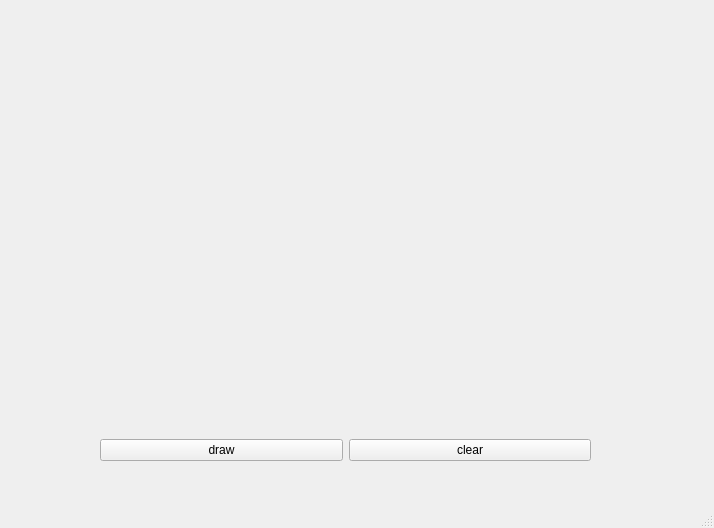
<?xml version="1.0" encoding="UTF-8"?>
<ui version="4.0">
 <class>MainWindow</class>
 <widget class="QMainWindow" name="MainWindow">
  <property name="geometry">
   <rect>
    <x>0</x>
    <y>0</y>
    <width>714</width>
    <height>528</height>
   </rect>
  </property>
  <property name="windowTitle">
   <string>MainWindow</string>
  </property>
  <widget class="QWidget" name="centralwidget">
   <widget class="QWidget" name="layoutWidget">
    <property name="geometry">
     <rect>
      <x>100</x>
      <y>420</y>
      <width>491</width>
      <height>61</height>
     </rect>
    </property>
    <layout class="QHBoxLayout" name="horizontalLayout">
     <item>
      <widget class="QPushButton" name="but1">
       <property name="text">
        <string>draw</string>
       </property>
      </widget>
     </item>
     <item>
      <widget class="QPushButton" name="but2">
       <property name="text">
        <string>clear</string>
       </property>
      </widget>
     </item>
    </layout>
   </widget>
   <widget class="PlotWidget" name="graphWidget" native="true">
    <property name="geometry">
     <rect>
      <x>39</x>
      <y>19</y>
      <width>621</width>
      <height>371</height>
     </rect>
    </property>
   </widget>
  </widget>
  <widget class="QMenuBar" name="menubar">
   <property name="geometry">
    <rect>
     <x>0</x>
     <y>0</y>
     <width>714</width>
     <height>26</height>
    </rect>
   </property>
  </widget>
  <widget class="QStatusBar" name="statusbar"/>
 </widget>
 <customwidgets>
  <customwidget>
   <class>PlotWidget</class>
   <extends>QWidget</extends>
   <header>pyqtgraph</header>
   <container>1</container>
  </customwidget>
 </customwidgets>
 <resources/>
 <connections/>
</ui>
